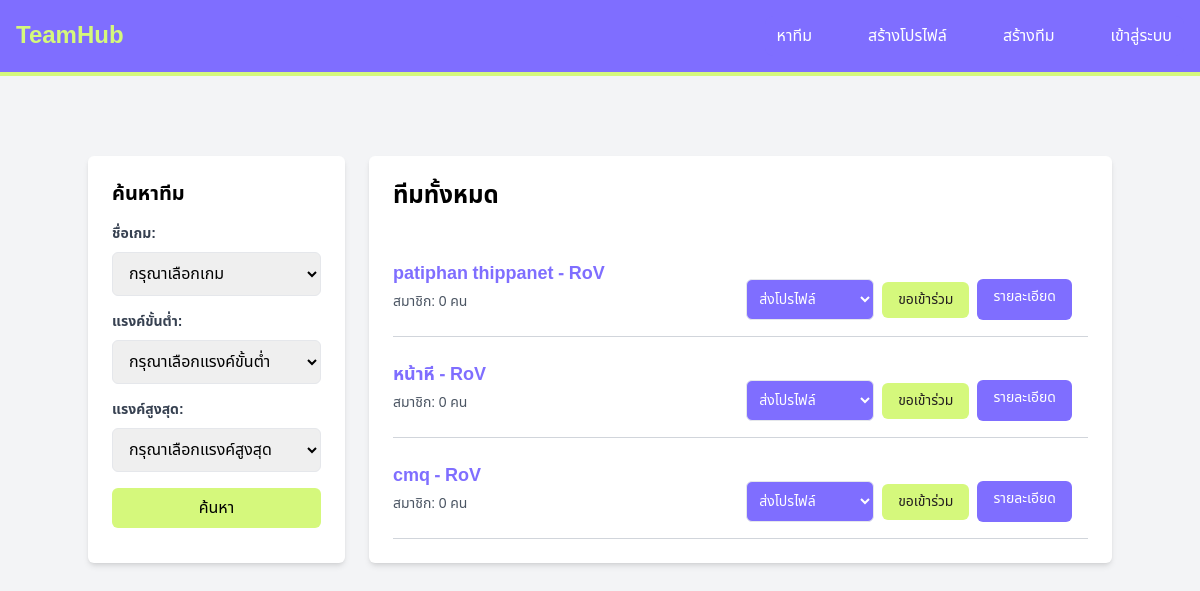
The app's page /, older data.
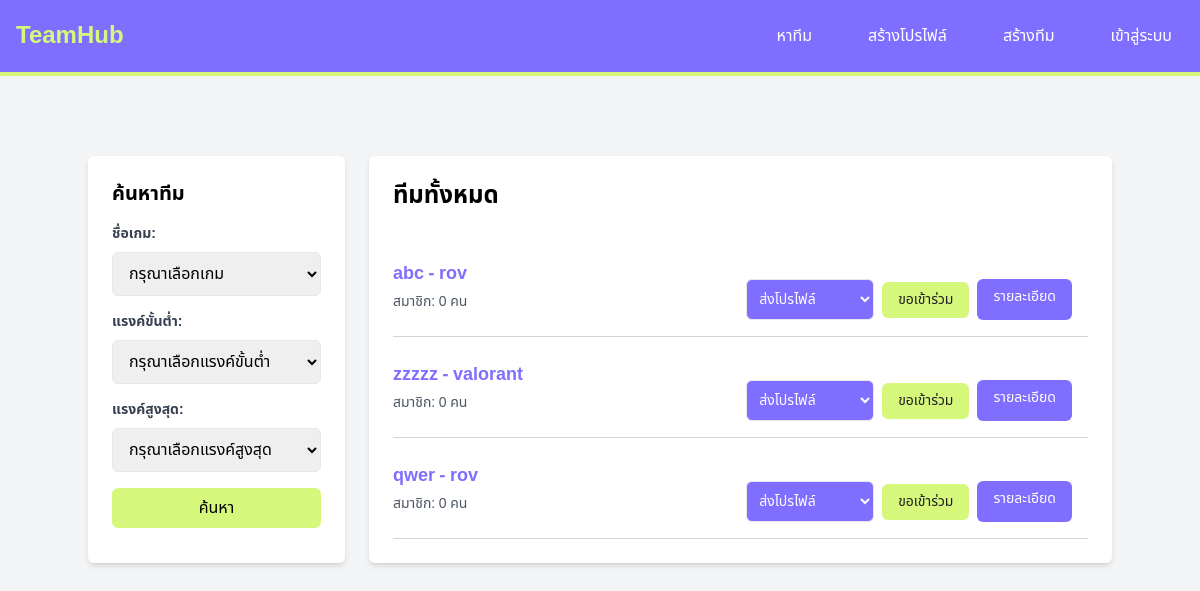
The same page, newer data.
### myesportapp/models.py (models this page shows, shortened)
class Team(models.Model):
    member = models.ForeignKey(User, on_delete=models.CASCADE, null=True, blank=False)
    name = models.CharField(max_length=100, null=True, blank=False)
    game = models.ForeignKey(Game, on_delete=models.CASCADE, null=True, blank=False)
    required_rank_min = models.CharField(max_length=100, null=True, blank=True)
    required_rank_max = models.CharField(max_length=100, null=True, blank=True)
    members_needed = models.IntegerField( null=True, blank=False)
    additional_details = models.TextField( null=True, blank=False)
    logo = models.ImageField(upload_to='team_logos/', blank=True, null=True)

class Game(models.Model):
    name = models.CharField(max_length=100, null=True, blank=False)
    rank1 = models.CharField(max_length=100, null=True, blank=False)
    rank2 = models.CharField(max_length=100,  null=True, blank=False)
    rank3 = models.CharField(max_length=100,  null=True, blank=False)
    rank4 = models.CharField(max_length=100,  null=True, blank=False)
    rank5 = models.CharField(max_length=100,  null=True, blank=False)
    rank6 = models.CharField(max_length=100,  null=True, blank=False)
    rank7 = models.CharField(max_length=100,  null=True, blank=False)
    rank8 = models.CharField(max_length=100, null=True, blank=False)
    rank9 = models.CharField(max_length=100,  null=True, blank=False)

### myesportapp/views.py (the view, shortened to what this page needs)
# urls.py: path('', team_list, name='team_list'),
def team_list(request):
    games = Game.objects.all()
    teams = Team.objects.annotate(
        member_count=Count('members')
    )
    rank_choices = {}
    for game in games:
        rank_choices[game.name.lower()] = {
            game.rank1: 1,
            game.rank2: 2,
            game.rank3: 3,
            game.rank4: 4,
            game.rank5: 5,
            game.rank6: 6,
            game.rank7: 7,
            game.rank8: 8,
            game.rank9: 9
        }
    game_name = request.GET.get('gameName')
    rank_min = request.GET.get('rankMin')
    rank_max = request.GET.get('rankMax')
    selected_game = Game.objects.filter(id=game_name).first() if game_name else None
    teams = teams.filter(member_count__lt=F('members_needed')).distinct()
    return render(request, 'home.html', {
        'teams': teams,
        'games': games,
        'rank_choices': rank_choices,
        'selected_game': selected_game,
        'selected_rank_min': rank_min,
        'selected_rank_max': rank_max,
    })

### myesportapp/templates/home.html (shortened to what this page needs)
<!DOCTYPE html>
<html lang="en">
<head>
    <script src="https://cdn.tailwindcss.com"></script>
</head>
<body class="bg-gray-100">
    {% include 'components/navbar.html' %}
    {% block content %}
    <div class="container mx-auto my-20 flex flex-col lg:flex-row space-y-6 lg:space-y-0 lg:space-x-6">
        <div class="max-w-md w-full bg-white p-6 rounded-md shadow-md lg:w-1/3">
            <h1 class="text-xl font-bold mb-4">ค้นหาทีม</h1>
            <form method="get" action="{% url 'team_list' %}">
                <div class="mb-4">
                    <label for="gameName" class="block text-gray-700 text-sm font-bold mb-2">ชื่อเกม:</label>
                    <select id="gameName" name="gameName" class="w-full px-3 py-2 border rounded-md" onchange="updateRankOptions()">
                        <option value="">กรุณาเลือกเกม</option>
                    </select>
                </div>
                <div class="mb-4">
                    <label for="rankMin" class="block text-gray-700 text-sm font-bold mb-2">แรงค์ขั้นต่ำ:</label>
                    <select id="rankMin" name="rankMin" class="w-full px-3 py-2 border rounded-md">
                        <option value="">กรุณาเลือกแรงค์ขั้นต่ำ</option>
                    </select>
                </div>
                <div class="mb-4">
                    <label for="rankMax" class="block text-gray-700 text-sm font-bold mb-2">แรงค์สูงสุด:</label>
                    <select id="rankMax" name="rankMax" class="w-full px-3 py-2 border rounded-md">
                        <option value="">กรุณาเลือกแรงค์สูงสุด</option>
                    </select>
                </div>
                <button type="submit" class="w-full bg-[#d5f87c] text-black px-4 py-2 rounded-md hover:bg-[#b4e766]">ค้นหา</button>
            </form>
        </div>
        <div class="max-w-4xl w-full bg-white p-6 rounded-md shadow-md lg:w-6/7 mx-auto mt-6">
            <h1 class="text-2xl font-bold mb-6 ">ทีมทั้งหมด</h1>
            <ul>
                {% for team in teams %}
                <li class="relative flex items-start justify-between border-b border-gray-300 py-6">
                    <div class="flex items-center space-x-4">
                        <div>
                            <span class="text-lg font-semibold text-[#7f6eff]">{{ team.name }} - {{ team.game.name }}</span>
                            <p class="text-sm text-gray-600 mt-1">สมาชิก: {{ team.member_count }} คน</p>
                        </div>
                    </div>
                    <div class="absolute bottom-4 right-4 flex space-x-2">
                        <form action="{% url 'join_team' team.id %}" method="post" class="flex items-center space-x-2">
                            <div class="relative">
                                <select id="player_profile" name="player_profile" required class="p-2 w-32 border rounded-md bg-[#7f6eff] text-white hover:bg-[#6b5be6] text-sm">
                                    <option value="" selected disabled>ส่งโปรไฟล์</option>
                                </select>
                            </div>
                            <button type="submit" class="bg-[#d5f87c] text-[#241f20] px-4 py-2 text-sm rounded-md hover:bg-[#b4e766] transition-colors">ขอเข้าร่วม</button>
                        </form>
                        <a href="{% url 'team_detail' pk=team.id %}" class="bg-[#7f6eff] text-white px-4 py-2 text-sm rounded-md hover:bg-[#6b5be6] transition-colors">รายละเอียด</a>
                    </div>
                </li>
                {% empty %}
                <li class="text-center py-4 text-gray-500">ไม่พบทีมที่ตรงกับการค้นหา</li>
                {% endfor %}
            </ul>
        </div>
    {% endblock %}
</body>
</html>

Row changes from the older to the newer data that the page shows:
removed Team: name "patiphan thippanet", game.name "RoV", member_count "0"
removed Team: name "หน้าหี", game.name "RoV", member_count "0"
added Team: name "abc", game.name "rov", member_count "0"
changed Team: name "cmq" → "zzzzz"; game.name "RoV" → "valorant"
added Team: name "qwer", game.name "rov", member_count "0"
